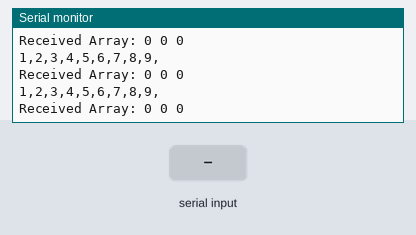
A sketch run on a simulated ESP32. Parts: the last lines printed to the serial monitor. The inputs (shaded band) are chosen by the test bench.

Above: at 2.8 s.
2.9 s: "90,45,200\n" received over the second serial link
At 3.8 s:
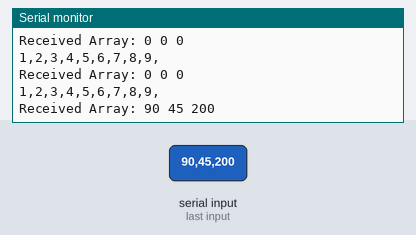
4.4 s: "30,150,10\n" received over the second serial link
At 5.6 s:
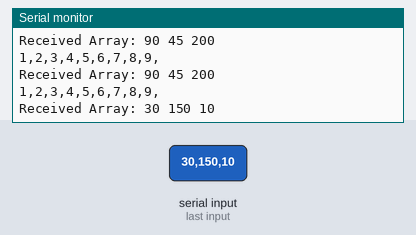
Timing chart, 0 to 7.4 s (numbered marks = the images above; inputs shaded):
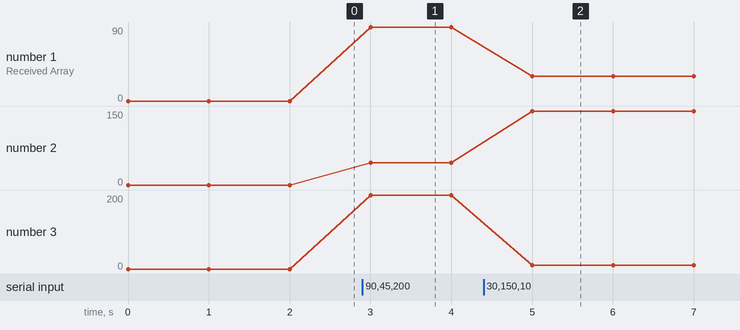

Measured:
- after the input at 2.9 s, the serial monitor: prints a new line after 0.10 s (image 1)
- after the input at 4.4 s, the serial monitor: prints a new line after 0.60 s (image 2)
- plotted number 1: 0 → 90 after the input at 2.9 s, 90 → 30 after the input at 4.4 s
- plotted number 2: 0 → 45 after the input at 2.9 s, 45 → 150 after the input at 4.4 s
- plotted number 3: 0 → 200 after the input at 2.9 s, 200 → 10 after the input at 4.4 s

The sketch:

ESPC.ino
```cpp
int dataValues[9] = {1,2,3,4,5,6,7,8,9};
int d[3] = {};

void setup() {
  Serial.begin(9600);
  Serial2.begin(9600);
}

void loop() {
  // Convert array c to string
  String arrayString = "";
  for (int i = 0; i < 9; i++) {
    arrayString += String(dataValues[i]);
      arrayString += ",";
  }

  // Send array string to ESP32 B
  Serial2.println(arrayString);
  Serial.println(arrayString);

  // Receive array string from ESP32 B
  if (Serial2.available()) {
    String receivedString = Serial2.readStringUntil('\n');
    receivedString.trim();

    char receivedChars[receivedString.length() + 1];
    receivedString.toCharArray(receivedChars, sizeof(receivedChars));

    char* value = strtok(receivedChars, ",");
    int index = 0;
    while (value != NULL && index < 3) {
      d[index++] = atoi(value);
      value = strtok(NULL, ",");
    }
  }

  // Display received array d
  Serial.print("Received Array: ");
  for (int i = 0; i < 3; i++) {
    Serial.print(d[i]);
    Serial.print(" ");
  }
  Serial.println();

  delay(1000);
}
```
